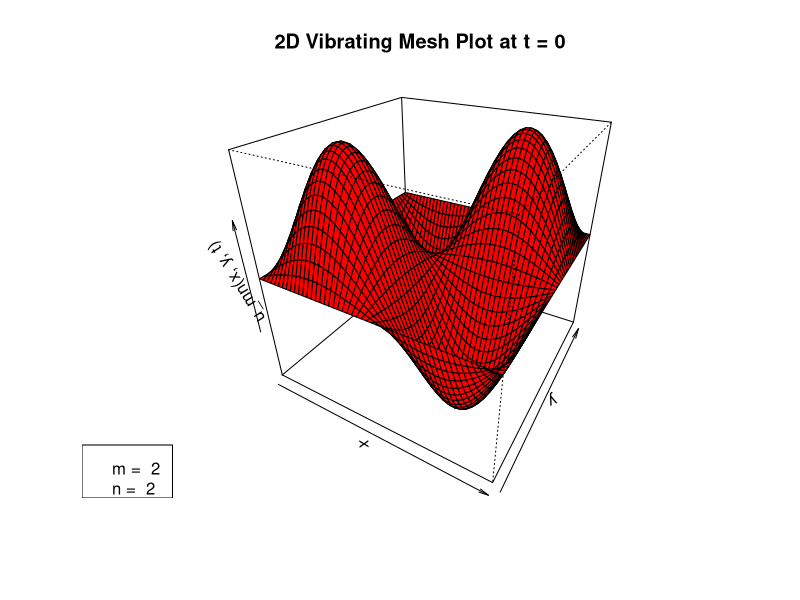

This figure's R source:
# Assuming
L <- 1
Amn <- 1

# X and Y axes values
x <- seq(0, L, length.out = 50) #length.out divides gives 1000 intervals between 0 and L
y <- seq(0, L, length.out = 50)

# Create grid
X <- outer(x, rep(1, length(y)))
Y <- outer(rep(1, length(x)), y)

# Modes
m <- 2
n <- 2

# Final plot
umn <- Amn * sin(m * pi * X / L) * sin(n * pi * Y / L)
persp(x, y, umn, xlab = "x", ylab = "y", zlab = expression(u_mn(x, y, t)), main = "2D Vibrating Mesh Plot at t = 0", col = "red", theta = 30, phi = 30)

# Label
legend("bottomleft", legend = paste("m = ", m, "\nn = ", n))